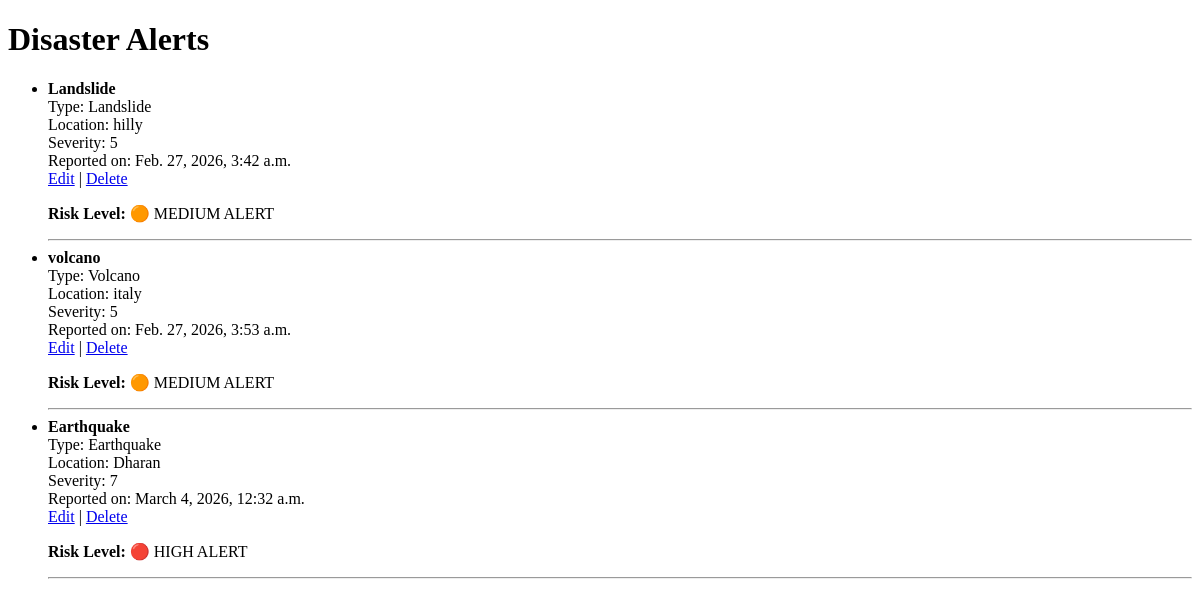
Page /disasters/ on the earlier database version.
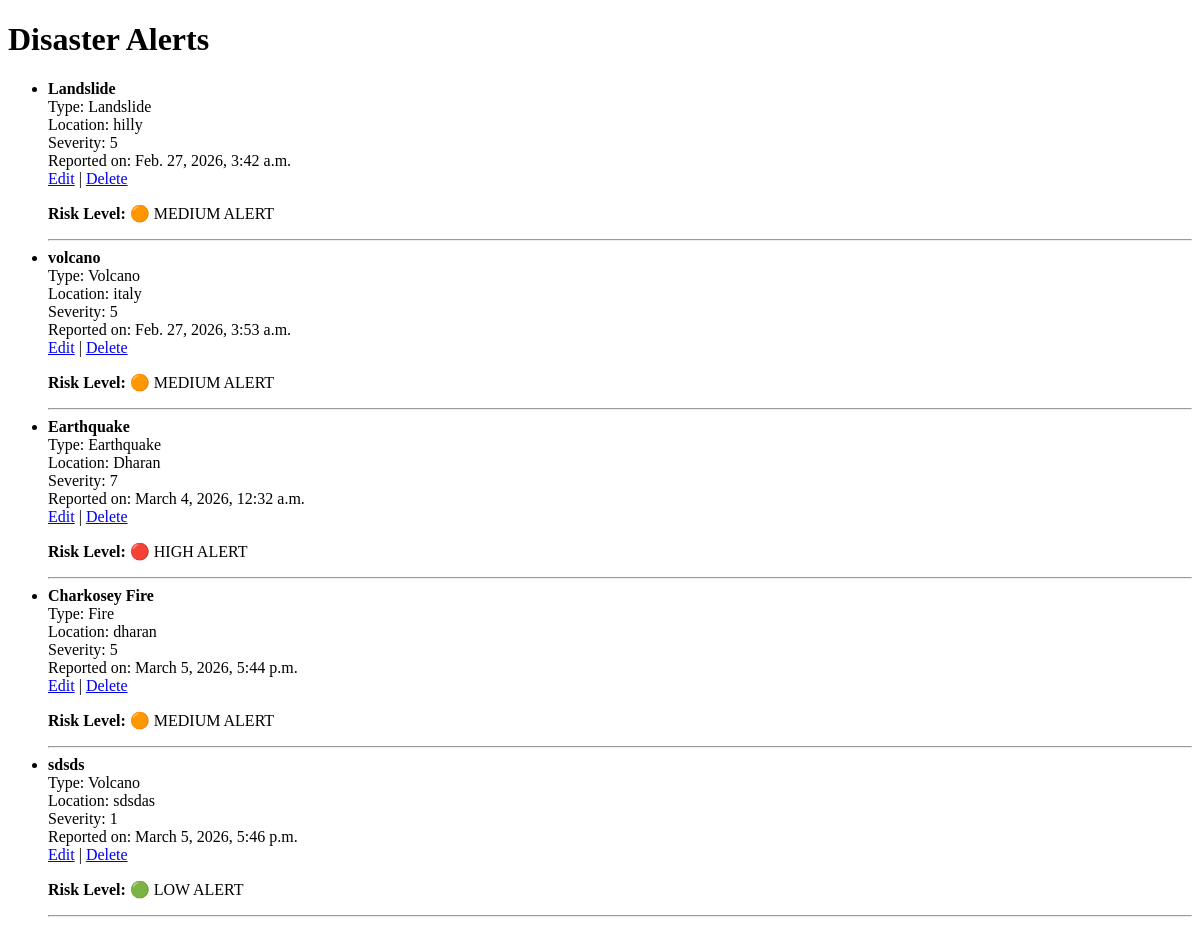
Same page on the later database version.
### core/models.py (models this page shows, shortened)
class Disaster(models.Model):
    title = models.CharField(max_length=200)
    disaster_type = models.CharField(max_length=50, choices=DISASTER_TYPES)
    location = models.CharField(max_length=200)
    severity_level = models.IntegerField()
    description = models.TextField()
    date_reported = models.DateTimeField(auto_now_add=True)
    valid_until = models.DateField(
        null=True,
        blank=True,
        help_text="Date until which this disaster and its alerts are considered active.",
    )
    def risk_level(self):
        if self.severity_level <= 3:
            return "LOW"
        elif self.severity_level <= 6:
            return "MEDIUM"
        else:
            return "HIGH"

### core/views.py (the view)
# urls.py: path("disasters/", views.disaster_list, name="disaster_list"),
def disaster_list(request):
    disasters = Disaster.objects.all()
    return render(request, 'core/disaster_list.html', {'disasters': disasters})

### core/templates/core/disaster_list.html (shortened to what this page needs)
<!DOCTYPE html>
<html>
<head>
</head>
<body>
    <h1>Disaster Alerts</h1>
    {% if disasters %}
        <ul>
            {% for disaster in disasters %}
                <li>
                    <strong>{{ disaster.title }}</strong><br>
                    Type: {{ disaster.disaster_type }}<br>
                    Location: {{ disaster.location }}<br>
                    Severity: {{ disaster.severity_level }}<br>
                    Reported on: {{ disaster.date_reported }}<br>
                    <a href="{% url 'edit_disaster' disaster.id %}">Edit</a> |
                    <a href="{% url 'delete_disaster' disaster.id %}">Delete</a>
                    <p><strong>Risk Level:</strong>
    {% if disaster.risk_level == "HIGH" %}
        🔴 HIGH ALERT
    {% elif disaster.risk_level == "MEDIUM" %}
        🟠 MEDIUM ALERT
    {% else %}
        🟢 LOW ALERT
    {% endif %}
</p>
                    <hr>
                </li>
            {% endfor %}
        </ul>
    {% else %}
        <p>No disasters reported yet.</p>
    {% endif %}
</body>
</html>

Differences in the rows shown:
added Disaster: title "Charkosey Fire", disaster_type "Fire", location "dharan", severity_level "5", date_reported "March 5, 2026, 5:44 p.m.", shows "🟠 MEDIUM ALERT"
added Disaster: title "sdsds", disaster_type "Volcano", location "sdsdas", severity_level "1", date_reported "March 5, 2026, 5:46 p.m.", shows "🟢 LOW ALERT"
